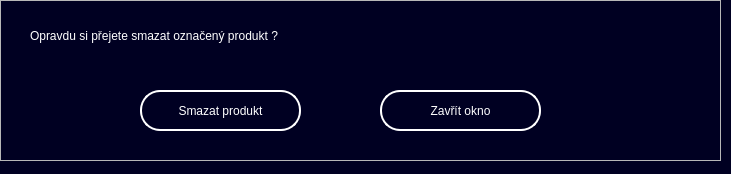
<?xml version="1.0" encoding="UTF-8"?>
<ui version="4.0">
 <class>Delete_really</class>
 <widget class="QWidget" name="Delete_really">
  <property name="geometry">
   <rect>
    <x>0</x>
    <y>0</y>
    <width>731</width>
    <height>174</height>
   </rect>
  </property>
  <property name="windowTitle">
   <string>Nákupní Lístek JV</string>
  </property>
  <property name="styleSheet">
   <string notr="true">QWidget#Delete_really {
background-color: rgb(0, 0, 34);
}

QLabel#Instructions {
color: rgb(255, 255, 255);
font: 24pt &quot;FreeSans&quot;;
}

QPushButton#Button_Delete{
color: rgb(255, 255, 255);
border-color: rgb(255, 255, 255);
border: 2px solid rgb(255, 255, 255);
border-radius: 20px;
font: 12pt &quot;FreeSans&quot;;
}

QPushButton#Button_Back{
color: rgb(255, 255, 255);
border-color: rgb(255, 255, 255);
border: 2px solid rgb(255, 255, 255);
border-radius: 20px;
font: 12pt &quot;FreeSans&quot;;
}

QPushButton:hover#Button_Delete{
border: 3px solid rgb(255, 255, 255);
background-color: rgb(0, 0, 53);
}

QPushButton:hover#Button_Back{
border: 3px solid rgb(255, 255, 255);
background-color: rgb(0, 0, 53);
}</string>
  </property>
  <widget class="QFrame" name="frame">
   <property name="geometry">
    <rect>
     <x>0</x>
     <y>0</y>
     <width>721</width>
     <height>161</height>
    </rect>
   </property>
   <property name="frameShape">
    <enum>QFrame::StyledPanel</enum>
   </property>
   <property name="frameShadow">
    <enum>QFrame::Raised</enum>
   </property>
   <widget class="QLabel" name="Instructions">
    <property name="geometry">
     <rect>
      <x>30</x>
      <y>20</y>
      <width>671</width>
      <height>31</height>
     </rect>
    </property>
    <property name="text">
     <string>Opravdu si přejete smazat označený produkt ?</string>
    </property>
   </widget>
   <widget class="QPushButton" name="Button_Delete">
    <property name="geometry">
     <rect>
      <x>140</x>
      <y>90</y>
      <width>161</width>
      <height>41</height>
     </rect>
    </property>
    <property name="text">
     <string>Smazat produkt</string>
    </property>
   </widget>
   <widget class="QPushButton" name="Button_Back">
    <property name="geometry">
     <rect>
      <x>380</x>
      <y>90</y>
      <width>161</width>
      <height>41</height>
     </rect>
    </property>
    <property name="text">
     <string>Zavřít okno</string>
    </property>
   </widget>
  </widget>
 </widget>
 <resources/>
 <connections/>
</ui>
